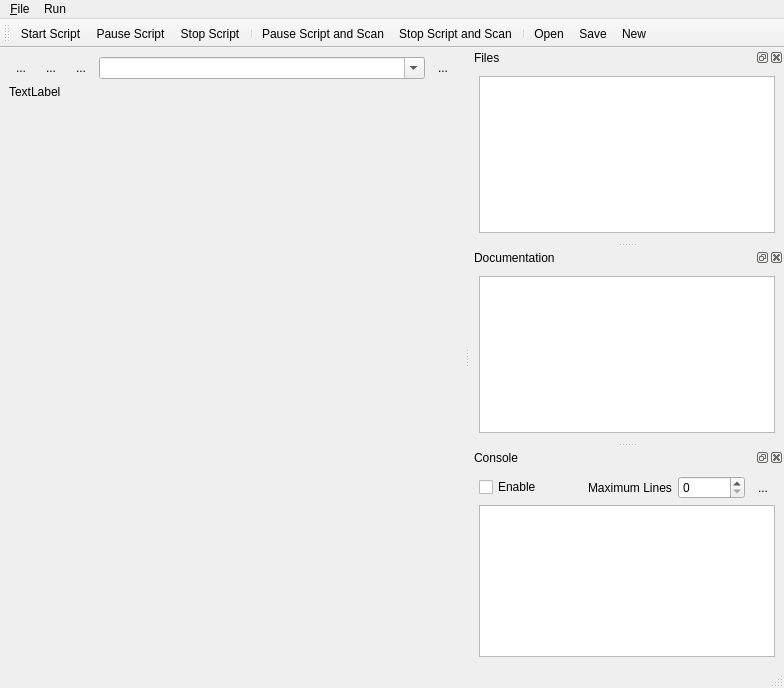
<?xml version="1.0" encoding="UTF-8"?>
<ui version="4.0">
 <class>MainWindow</class>
 <widget class="QMainWindow" name="MainWindow">
  <property name="geometry">
   <rect>
    <x>0</x>
    <y>0</y>
    <width>784</width>
    <height>688</height>
   </rect>
  </property>
  <property name="windowTitle">
   <string>MainWindow</string>
  </property>
  <property name="dockOptions">
   <set>QMainWindow::AllowNestedDocks|QMainWindow::AllowTabbedDocks|QMainWindow::AnimatedDocks</set>
  </property>
  <property name="unifiedTitleAndToolBarOnMac">
   <bool>false</bool>
  </property>
  <widget class="QWidget" name="centralwidget">
   <layout class="QVBoxLayout" name="verticalLayout">
    <item>
     <layout class="QVBoxLayout" name="verticalLayout_2">
      <item>
       <layout class="QHBoxLayout" name="horizontalLayout_2">
        <item>
         <widget class="QToolButton" name="revertButton">
          <property name="toolTip">
           <string>Revert all settings when script terminates</string>
          </property>
          <property name="text">
           <string>...</string>
          </property>
          <property name="icon">
           <iconset resource="Experiment.qrc">
            <normaloff>:/openicon/icons/edit-undo-8-disabled.png</normaloff>
            <normalon>:/openicon/icons/edit-undo-8.png</normalon>:/openicon/icons/edit-undo-8-disabled.png</iconset>
          </property>
          <property name="iconSize">
           <size>
            <width>16</width>
            <height>16</height>
           </size>
          </property>
          <property name="checkable">
           <bool>true</bool>
          </property>
          <property name="autoRaise">
           <bool>true</bool>
          </property>
          <property name="arrowType">
           <enum>Qt::NoArrow</enum>
          </property>
         </widget>
        </item>
        <item>
         <widget class="QToolButton" name="slowButton">
          <property name="toolTip">
           <string>Slow script - Add 400 ms delay to each script command</string>
          </property>
          <property name="text">
           <string>...</string>
          </property>
          <property name="icon">
           <iconset resource="Experiment.qrc">
            <normaloff>:/other/icons/slow-disabled-icon.png</normaloff>
            <normalon>:/other/icons/slow-enabled-icon.png</normalon>:/other/icons/slow-disabled-icon.png</iconset>
          </property>
          <property name="checkable">
           <bool>true</bool>
          </property>
          <property name="autoRaise">
           <bool>true</bool>
          </property>
         </widget>
        </item>
        <item>
         <widget class="QToolButton" name="repeatButton">
          <property name="toolTip">
           <string>Run script continuously</string>
          </property>
          <property name="text">
           <string>...</string>
          </property>
          <property name="icon">
           <iconset resource="Experiment.qrc">
            <normaloff>:/petersIcons/icons/Repeat-disabled-01.png</normaloff>
            <normalon>:/petersIcons/icons/Repeat-enabled-01.png</normalon>:/petersIcons/icons/Repeat-disabled-01.png</iconset>
          </property>
          <property name="iconSize">
           <size>
            <width>16</width>
            <height>16</height>
           </size>
          </property>
          <property name="checkable">
           <bool>true</bool>
          </property>
          <property name="autoRaise">
           <bool>true</bool>
          </property>
         </widget>
        </item>
        <item>
         <widget class="QComboBox" name="filenameComboBox">
          <property name="sizePolicy">
           <sizepolicy hsizetype="Expanding" vsizetype="Fixed">
            <horstretch>0</horstretch>
            <verstretch>0</verstretch>
           </sizepolicy>
          </property>
          <property name="editable">
           <bool>true</bool>
          </property>
          <property name="maxVisibleItems">
           <number>100</number>
          </property>
         </widget>
        </item>
        <item>
         <widget class="QToolButton" name="removeCurrent">
          <property name="toolTip">
           <string>remove Current entry from Combo Box</string>
          </property>
          <property name="text">
           <string>...</string>
          </property>
          <property name="icon">
           <iconset resource="Experiment.qrc">
            <normaloff>:/openicon/icons/edit-clear-locationbar-rtl.png</normaloff>:/openicon/icons/edit-clear-locationbar-rtl.png</iconset>
          </property>
          <property name="autoRaise">
           <bool>true</bool>
          </property>
         </widget>
        </item>
       </layout>
      </item>
      <item>
       <widget class="QLabel" name="statusLabel">
        <property name="text">
         <string>TextLabel</string>
        </property>
       </widget>
      </item>
      <item>
       <widget class="QSplitter" name="splitterVertical">
        <property name="orientation">
         <enum>Qt::Vertical</enum>
        </property>
       </widget>
      </item>
     </layout>
    </item>
   </layout>
  </widget>
  <widget class="QMenuBar" name="menubar">
   <property name="geometry">
    <rect>
     <x>0</x>
     <y>0</y>
     <width>784</width>
     <height>21</height>
    </rect>
   </property>
   <widget class="QMenu" name="menuFile">
    <property name="title">
     <string>&amp;File</string>
    </property>
    <addaction name="actionOpen"/>
    <addaction name="actionSave"/>
    <addaction name="actionNew"/>
    <addaction name="actionReset"/>
    <addaction name="actionOptions"/>
   </widget>
   <widget class="QMenu" name="menuScript">
    <property name="title">
     <string>Run</string>
    </property>
    <addaction name="actionStartScript"/>
    <addaction name="actionPauseScript"/>
    <addaction name="actionStopScript"/>
    <addaction name="actionPauseScriptAndScan"/>
    <addaction name="actionStopScriptAndScan"/>
   </widget>
   <addaction name="menuFile"/>
   <addaction name="menuScript"/>
  </widget>
  <widget class="QStatusBar" name="statusbar"/>
  <widget class="QToolBar" name="toolBar">
   <property name="windowTitle">
    <string>toolBar</string>
   </property>
   <property name="layoutDirection">
    <enum>Qt::LeftToRight</enum>
   </property>
   <attribute name="toolBarArea">
    <enum>TopToolBarArea</enum>
   </attribute>
   <attribute name="toolBarBreak">
    <bool>false</bool>
   </attribute>
   <addaction name="actionStartScript"/>
   <addaction name="actionPauseScript"/>
   <addaction name="actionStopScript"/>
   <addaction name="separator"/>
   <addaction name="actionPauseScriptAndScan"/>
   <addaction name="actionStopScriptAndScan"/>
   <addaction name="separator"/>
   <addaction name="actionOpen"/>
   <addaction name="actionSave"/>
   <addaction name="actionNew"/>
  </widget>
  <widget class="QDockWidget" name="dockWidget">
   <property name="windowTitle">
    <string>Files</string>
   </property>
   <attribute name="dockWidgetArea">
    <number>2</number>
   </attribute>
   <widget class="QWidget" name="dockWidgetContents">
    <layout class="QVBoxLayout" name="verticalLayout_3">
     <item>
      <widget class="QTreeWidget" name="fileTreeWidget">
       <attribute name="headerVisible">
        <bool>false</bool>
       </attribute>
       <attribute name="headerDefaultSectionSize">
        <number>31</number>
       </attribute>
       <attribute name="headerShowSortIndicator" stdset="0">
        <bool>true</bool>
       </attribute>
       <column>
        <property name="text">
         <string notr="true">1</string>
        </property>
       </column>
      </widget>
     </item>
    </layout>
   </widget>
  </widget>
  <widget class="QDockWidget" name="dockWidget_2">
   <property name="windowTitle">
    <string>Documentation</string>
   </property>
   <attribute name="dockWidgetArea">
    <number>2</number>
   </attribute>
   <widget class="QWidget" name="dockWidgetContents_2">
    <layout class="QVBoxLayout" name="verticalLayout_4">
     <item>
      <widget class="QTreeWidget" name="docTreeWidget">
       <property name="sizePolicy">
        <sizepolicy hsizetype="Expanding" vsizetype="Expanding">
         <horstretch>0</horstretch>
         <verstretch>0</verstretch>
        </sizepolicy>
       </property>
       <attribute name="headerVisible">
        <bool>false</bool>
       </attribute>
       <attribute name="headerDefaultSectionSize">
        <number>31</number>
       </attribute>
       <attribute name="headerShowSortIndicator" stdset="0">
        <bool>true</bool>
       </attribute>
       <column>
        <property name="text">
         <string notr="true">1</string>
        </property>
       </column>
      </widget>
     </item>
    </layout>
   </widget>
  </widget>
  <widget class="QDockWidget" name="dockWidget_3">
   <property name="features">
    <set>QDockWidget::AllDockWidgetFeatures</set>
   </property>
   <property name="allowedAreas">
    <set>Qt::AllDockWidgetAreas</set>
   </property>
   <property name="windowTitle">
    <string>Console</string>
   </property>
   <attribute name="dockWidgetArea">
    <number>2</number>
   </attribute>
   <widget class="QWidget" name="dockWidgetContents_3">
    <layout class="QVBoxLayout" name="verticalLayout_6">
     <item>
      <layout class="QHBoxLayout" name="horizontalLayout">
       <item>
        <widget class="QCheckBox" name="checkBoxEnableConsole">
         <property name="text">
          <string>Enable</string>
         </property>
        </widget>
       </item>
       <item>
        <spacer name="horizontalSpacer">
         <property name="orientation">
          <enum>Qt::Horizontal</enum>
         </property>
         <property name="sizeHint" stdset="0">
          <size>
           <width>40</width>
           <height>20</height>
          </size>
         </property>
        </spacer>
       </item>
       <item>
        <widget class="QLabel" name="label_2">
         <property name="text">
          <string>Maximum Lines</string>
         </property>
        </widget>
       </item>
       <item>
        <widget class="QSpinBox" name="linesSpinBox">
         <property name="maximum">
          <number>1000000</number>
         </property>
        </widget>
       </item>
       <item>
        <widget class="QToolButton" name="consoleClearButton">
         <property name="text">
          <string>...</string>
         </property>
         <property name="icon">
          <iconset resource="Experiment.qrc">
           <normaloff>:/kde/icons/edit-clear.png</normaloff>:/kde/icons/edit-clear.png</iconset>
         </property>
         <property name="autoRaise">
          <bool>true</bool>
         </property>
        </widget>
       </item>
      </layout>
     </item>
     <item>
      <widget class="QTextEdit" name="textEditConsole">
       <property name="contextMenuPolicy">
        <enum>Qt::NoContextMenu</enum>
       </property>
       <property name="undoRedoEnabled">
        <bool>false</bool>
       </property>
       <property name="readOnly">
        <bool>true</bool>
       </property>
       <property name="acceptRichText">
        <bool>false</bool>
       </property>
      </widget>
     </item>
    </layout>
   </widget>
  </widget>
  <action name="actionStartScript">
   <property name="icon">
    <iconset resource="Experiment.qrc">
     <normaloff>:/kde/icons/media-playback-start-7.png</normaloff>:/kde/icons/media-playback-start-7.png</iconset>
   </property>
   <property name="text">
    <string>Start Script</string>
   </property>
   <property name="toolTip">
    <string>Start the script</string>
   </property>
   <property name="shortcut">
    <string>Ctrl+R</string>
   </property>
  </action>
  <action name="actionStopScript">
   <property name="icon">
    <iconset resource="Experiment.qrc">
     <normaloff>:/kde/icons/media-playback-stop-7.png</normaloff>:/kde/icons/media-playback-stop-7.png</iconset>
   </property>
   <property name="text">
    <string>Stop Script</string>
   </property>
   <property name="toolTip">
    <string>Stop the script</string>
   </property>
   <property name="shortcut">
    <string>Ctrl+X</string>
   </property>
  </action>
  <action name="actionStopScriptAndScan">
   <property name="icon">
    <iconset resource="Experiment.qrc">
     <normaloff>:/openicon/icons/road-sign-us-stop.png</normaloff>:/openicon/icons/road-sign-us-stop.png</iconset>
   </property>
   <property name="text">
    <string>Stop Script and Scan</string>
   </property>
   <property name="toolTip">
    <string>Stop the script and scan</string>
   </property>
   <property name="shortcut">
    <string>Ctrl+Alt+X</string>
   </property>
  </action>
  <action name="actionOpen">
   <property name="icon">
    <iconset resource="Experiment.qrc">
     <normaloff>:/openicon/icons/document-open-5.png</normaloff>:/openicon/icons/document-open-5.png</iconset>
   </property>
   <property name="text">
    <string>&amp;Open</string>
   </property>
   <property name="shortcut">
    <string>Ctrl+O</string>
   </property>
  </action>
  <action name="actionSave">
   <property name="icon">
    <iconset resource="Experiment.qrc">
     <normaloff>:/kde/icons/filesave.png</normaloff>:/kde/icons/filesave.png</iconset>
   </property>
   <property name="text">
    <string>&amp;Save</string>
   </property>
   <property name="toolTip">
    <string>Save file</string>
   </property>
   <property name="shortcut">
    <string>Ctrl+S</string>
   </property>
  </action>
  <action name="actionReset">
   <property name="icon">
    <iconset resource="Experiment.qrc">
     <normaloff>:/openicon/icons/document-revert-5.png</normaloff>:/openicon/icons/document-revert-5.png</iconset>
   </property>
   <property name="text">
    <string>Reset Editor to File</string>
   </property>
   <property name="toolTip">
    <string>Reset editor to file</string>
   </property>
   <property name="shortcut">
    <string>F5</string>
   </property>
  </action>
  <action name="actionNew">
   <property name="icon">
    <iconset resource="Experiment.qrc">
     <normaloff>:/other/icons/document-new-icon.png</normaloff>:/other/icons/document-new-icon.png</iconset>
   </property>
   <property name="text">
    <string>&amp;New</string>
   </property>
   <property name="toolTip">
    <string>Create new file</string>
   </property>
   <property name="shortcut">
    <string>Ctrl+N</string>
   </property>
  </action>
  <action name="actionPauseScript">
   <property name="checkable">
    <bool>true</bool>
   </property>
   <property name="icon">
    <iconset resource="Experiment.qrc">
     <normaloff>:/openicon/icons/media-playback-pause-7.png</normaloff>:/openicon/icons/media-playback-pause-7.png</iconset>
   </property>
   <property name="text">
    <string>Pause Script</string>
   </property>
   <property name="toolTip">
    <string>Pause the script</string>
   </property>
  </action>
  <action name="actionPauseScriptAndScan">
   <property name="checkable">
    <bool>false</bool>
   </property>
   <property name="icon">
    <iconset resource="Experiment.qrc">
     <normaloff>:/openicon/icons/media-playback-pause-3.png</normaloff>:/openicon/icons/media-playback-pause-3.png</iconset>
   </property>
   <property name="text">
    <string>Pause Script and Scan</string>
   </property>
   <property name="toolTip">
    <string>Pause the script and scan</string>
   </property>
  </action>
  <action name="actionShowConsole">
   <property name="checkable">
    <bool>true</bool>
   </property>
   <property name="checked">
    <bool>true</bool>
   </property>
   <property name="text">
    <string>Show Console</string>
   </property>
  </action>
  <action name="actionShowDocs">
   <property name="checkable">
    <bool>true</bool>
   </property>
   <property name="checked">
    <bool>true</bool>
   </property>
   <property name="text">
    <string>Show Documentation</string>
   </property>
   <property name="toolTip">
    <string>Show Docs</string>
   </property>
   <property name="shortcut">
    <string>F1</string>
   </property>
  </action>
  <action name="actionOptions">
   <property name="icon">
    <iconset resource="Experiment.qrc">
     <normaloff>:/kde/icons/gear.png</normaloff>:/kde/icons/gear.png</iconset>
   </property>
   <property name="text">
    <string>Options...</string>
   </property>
  </action>
 </widget>
 <resources>
  <include location="Experiment.qrc"/>
 </resources>
 <connections/>
</ui>
